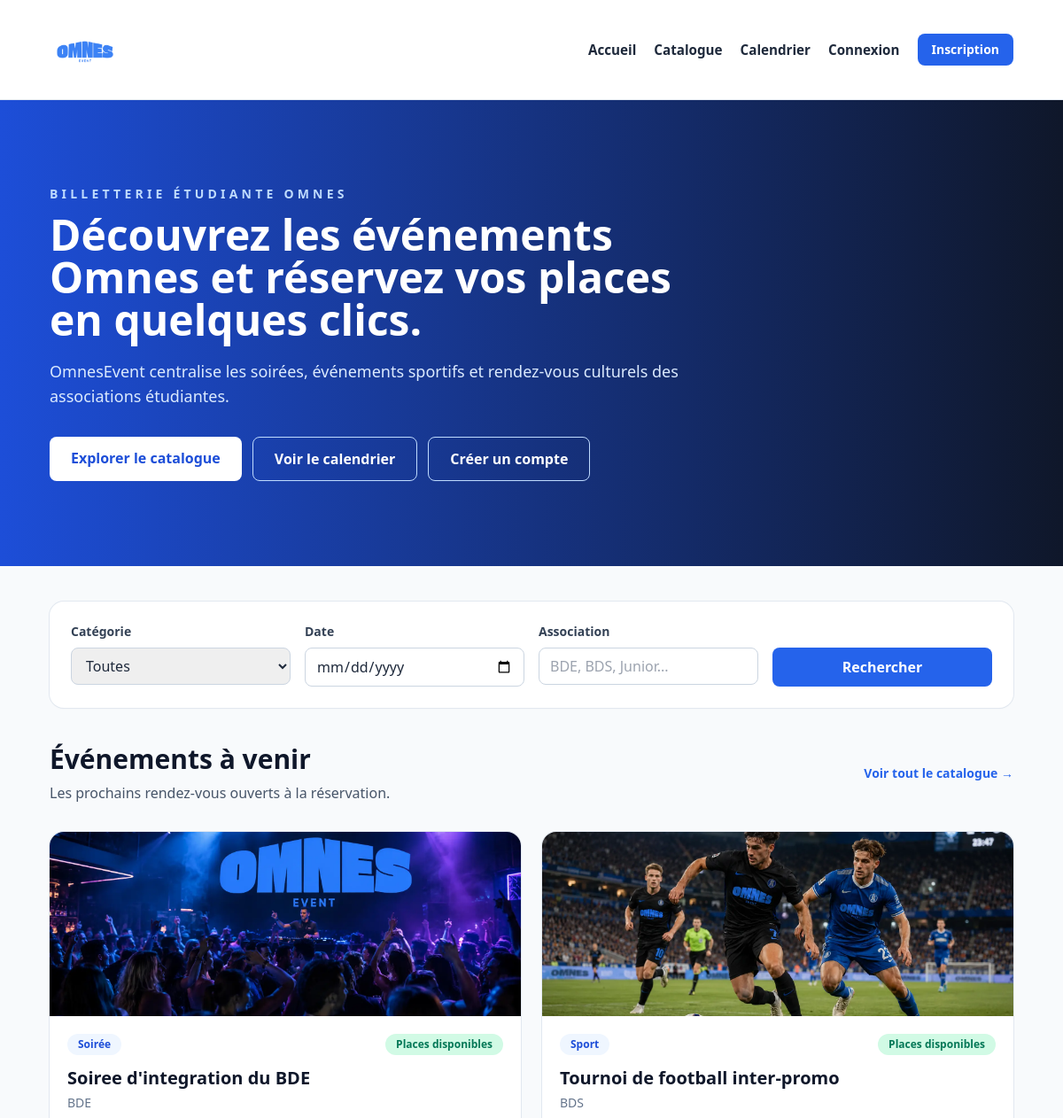
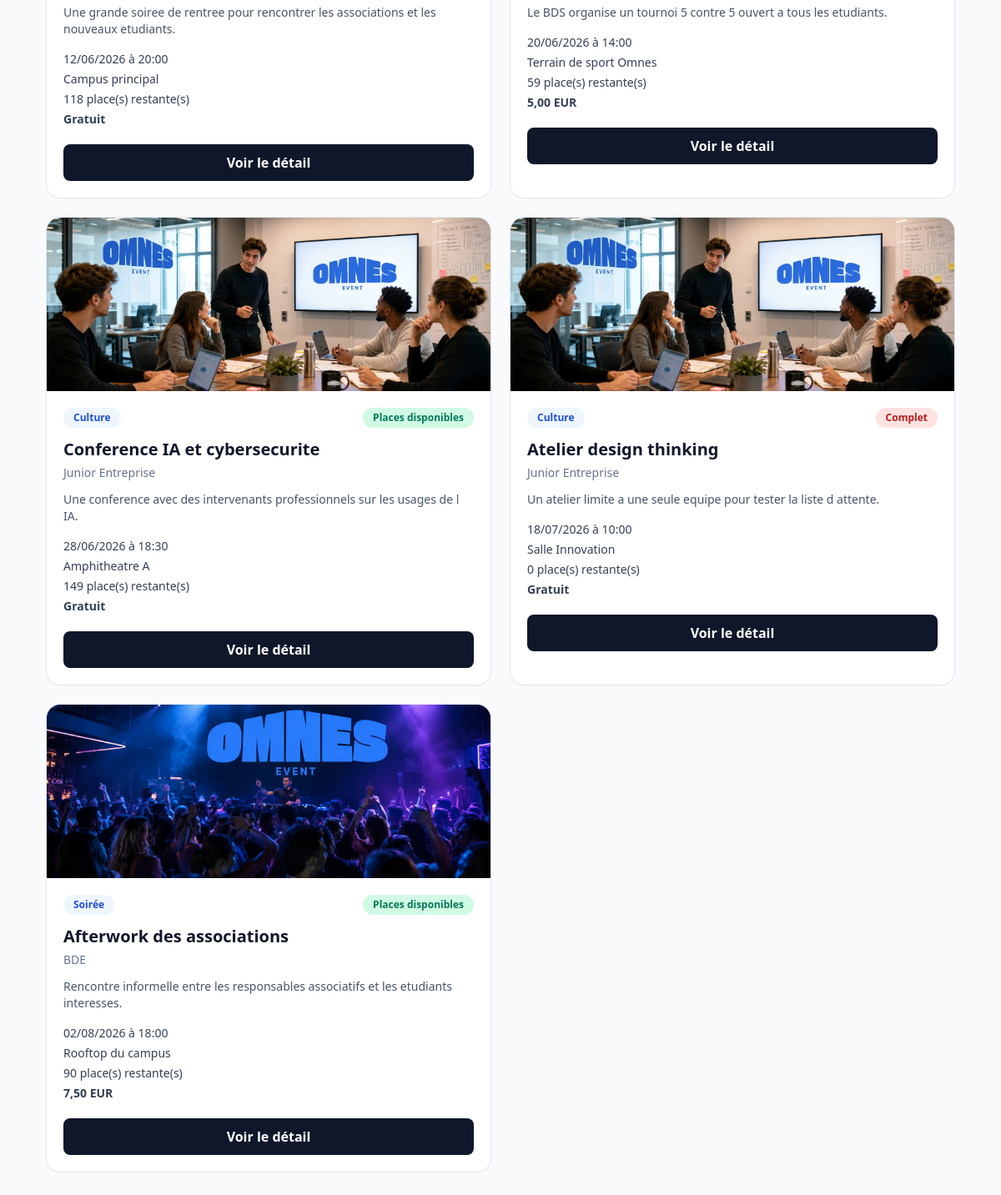
The page / on the database its author committed (2 pictures, top to bottom).
### tables this page shows
CREATE TABLE evenements (
    id INT AUTO_INCREMENT PRIMARY KEY,
    titre VARCHAR(180) NOT NULL,
    description TEXT NOT NULL,
    details_complets TEXT NULL,
    date_evenement DATETIME NOT NULL,
    lieu VARCHAR(180) NOT NULL,
    adresse_complete VARCHAR(255) NULL,
    categorie VARCHAR(50) NOT NULL,
    association VARCHAR(120) NOT NULL,
    image VARCHAR(255) NULL,
    capacite_max INT NOT NULL,
    prix DECIMAL(10,2) NOT NULL DEFAULT 0.00,
    places_reservees INT NOT NULL DEFAULT 0,
    statut ENUM('actif', 'annule') NOT NULL DEFAULT 'actif',
    organisateur_id INT NOT NULL,
    created_at TIMESTAMP NOT NULL DEFAULT CURRENT_TIMESTAMP,
    CONSTRAINT fk_evenements_organisateur
        FOREIGN KEY (organisateur_id) REFERENCES users(id)
        ON DELETE CASCADE
        ON UPDATE CASCADE
);

### includes/functions.php (called while the page is built, shortened)
<?php
function e(null|string|int|float $value): string
{
    return htmlspecialchars((string) $value, ENT_QUOTES, 'UTF-8');
}
function url(string $path = ''): string
{
    $path = trim($path);
    return BASE_URL . '/' . ltrim($path, '/');
}
function current_user(): ?array
{
    return $_SESSION['user'] ?? null;
}
function is_logged_in(): bool
{
    return current_user() !== null;
}
function format_event_date(string $datetime, string $format = 'd/m/Y à H:i'): string
{
    return (new DateTime($datetime))->format($format);
}
function normalize_category(?string $value): ?string
{
    $normalized = trim(mb_strtolower($value, 'UTF-8'));
    $normalized = strtr($normalized, [
        'é' => 'e',
        'è' => 'e',
        'ê' => 'e',
        'ë' => 'e',
        'à' => 'a',
        'â' => 'a',
        'î' => 'i',
        'ï' => 'i',
        'ô' => 'o',
        'ö' => 'o',
        'ù' => 'u',
        'û' => 'u',
        'ü' => 'u',
        'Ã©' => 'e',
        'Ã¨' => 'e',
        'Ãª' => 'e',
        'Ã«' => 'e',
        'Ã ' => 'a',
        'Ã¢' => 'a',
        'Ã®' => 'i',
        'Ã¯' => 'i',
        'Ã´' => 'o',
        'Ã¶' => 'o',
        'Ã¹' => 'u',
        'Ã»' => 'u',
        'Ã¼' => 'u',
        'ÃƒÂ©' => 'e',
        'ÃƒÂ¨' => 'e',
        'ÃƒÂª' => 'e',
    ]);
    return match ($normalized) {
        'soiree' => 'Soiree',
        'sport' => 'Sport',
        'culture' => 'Culture',
        default => null,
    };
}
function display_category(?string $category): string
{
    return match (normalize_category($category)) {
        'Soiree' => 'Soirée',
        'Sport' => 'Sport',
        'Culture' => 'Culture',
        default => (string) $category,
    };
}
function event_image(?string $image, ?string $category = null): string
{
    if ($image !== null && $image !== '') {
        return url($image);
    }
    return match (normalize_category($category)) {
        'Soiree' => url('images/Soiree.webp'),
        'Sport' => url('images/foot.webp'),
        default => url('images/reunion.webp'),
    };
}
function event_reserved_places(array $event, PDO $pdo): int
{
    if (isset($event['places_reservees'])) {
        return (int) $event['places_reservees'];
    }
    $stmt = $pdo->prepare(
        'SELECT COUNT(*)
         FROM reservations
         WHERE evenement_id = :event_id
           AND statut = "reserve"'
    );
    $stmt->execute(['event_id' => (int) $event['id']]);
    return (int) $stmt->fetchColumn();
}
function event_badge(string $status, int $reserved, int $capacity): array
{
    if ($reserved >= $capacity) {
        return ['bg-red-100 text-red-700', 'Complet'];
    }
    return ['bg-emerald-100 text-emerald-700', 'Places disponibles'];
}
function event_price(array $event): float
{
    return round((float) ($event['prix'] ?? 0), 2);
}
function format_price(float $price): string
{
    if ($price <= 0) {
        return 'Gratuit';
    }
    return number_format($price, 2, ',', ' ') . ' EUR';
}

### index.php (the view, shortened to what this page needs)
<?php
require_once __DIR__ . '/includes/bootstrap.php';
$sql = 'SELECT e.*,
               CONCAT(u.prenom, " ", u.nom) AS organisateur_nom
        FROM evenements e
        LEFT JOIN users u ON u.id = e.organisateur_id
        WHERE e.date_evenement >= NOW()
          AND e.statut = "actif"
        ORDER BY e.date_evenement ASC
        LIMIT 6';
$events = $pdo->query($sql)->fetchAll();
include __DIR__ . '/includes/header.php';
?>
<section class="bg-gradient-to-r from-blue-700 to-slate-900 text-white">
    <div class="mx-auto max-w-6xl px-4 py-16 md:px-8 md:py-24">
        <div class="max-w-3xl">
            <p class="mb-3 text-sm font-semibold uppercase tracking-[0.3em] text-blue-200">Billetterie étudiante Omnes</p>
            <h1 class="mb-5 text-4xl font-bold leading-tight md:text-5xl">
                Découvrez les événements Omnes et réservez vos places en quelques clics.
            </h1>
            <p class="text-lg text-blue-100">
                OmnesEvent centralise les soirées, événements sportifs et rendez-vous culturels des associations étudiantes.
            </p>
            <div class="mt-8 flex flex-wrap gap-3">
                <a href="<?= e(url('pages/catalogue.php')) ?>" class="rounded-lg bg-white px-6 py-3 font-semibold text-blue-700 hover:bg-blue-50">
                    Explorer le catalogue
                </a>
                <a href="<?= e(url('pages/calendrier.php')) ?>" class="rounded-lg border border-blue-200 px-6 py-3 font-semibold text-white hover:bg-white/10">
                    Voir le calendrier
                </a>
                <?php if (!is_logged_in()): ?>
                    <a href="<?= e(url('pages/register.php')) ?>" class="rounded-lg border border-blue-200 px-6 py-3 font-semibold text-white hover:bg-white/10">
                        Créer un compte
                    </a>
                <?php endif; ?>
            </div>
        </div>
    </div>
</section>
<section class="mx-auto max-w-6xl px-4 py-10 md:px-8">
    <form method="get" action="<?= e(url('pages/catalogue.php')) ?>" class="rounded-2xl bg-white p-6 shadow-sm ring-1 ring-slate-200">
        <div class="grid gap-4 md:grid-cols-4">
            <div>
                <label for="categorie" class="mb-2 block text-sm font-semibold text-slate-700">Catégorie</label>
                <select id="categorie" name="categorie" class="w-full rounded-lg border border-slate-300 px-3 py-2">
                    <option value="">Toutes</option>
                </select>
            </div>
            <div>
                <label for="date" class="mb-2 block text-sm font-semibold text-slate-700">Date</label>
                <input type="date" id="date" name="date" class="w-full rounded-lg border border-slate-300 px-3 py-2">
            </div>
            <div>
                <label for="association" class="mb-2 block text-sm font-semibold text-slate-700">Association</label>
                <input type="text" id="association" name="association" class="w-full rounded-lg border border-slate-300 px-3 py-2" placeholder="BDE, BDS, Junior...">
            </div>
            <div class="flex items-end">
                <button type="submit" class="w-full rounded-lg bg-blue-600 px-4 py-2.5 font-semibold text-white hover:bg-blue-700">
                    Rechercher
                </button>
            </div>
        </div>
    </form>
</section>
<section class="mx-auto max-w-6xl px-4 pb-16 md:px-8">
    <div class="mb-8 flex items-center justify-between gap-4">
        <div>
            <h2 class="text-3xl font-bold text-slate-900">Événements à venir</h2>
            <p class="mt-2 text-slate-600">Les prochains rendez-vous ouverts à la réservation.</p>
        </div>
        <a href="<?= e(url('pages/catalogue.php')) ?>" class="text-sm font-semibold text-blue-600 hover:text-blue-700">
            Voir tout le catalogue &rarr;
        </a>
    </div>
    <?php if ($events === []): ?>
        <div class="rounded-2xl bg-white p-10 text-center shadow-sm ring-1 ring-slate-200">
            <p class="text-slate-600">Aucun événement à venir pour le moment.</p>
        </div>
    <?php else: ?>
        <div class="grid gap-6 md:grid-cols-2 xl:grid-cols-3">
            <?php foreach ($events as $event): ?>
                <?php
                $reserved = event_reserved_places($event, $pdo);
                $capacity = (int) $event['capacite_max'];
                [$badgeClass, $badgeLabel] = event_badge($event['statut'], $reserved, $capacity);
                $remaining = max(0, $capacity - $reserved);
                ?>
                <article class="event-card overflow-hidden rounded-2xl bg-white shadow-sm ring-1 ring-slate-200">
                    <img
                        src="<?= e(event_image($event['image'], $event['categorie'])) ?>"
                        alt="<?= e($event['titre']) ?>"
                        class="h-52 w-full object-cover"
                    >
                    <div class="p-5">
                        <div class="mb-3 flex flex-wrap items-center justify-between gap-2">
                            <span class="rounded-full bg-blue-50 px-3 py-1 text-xs font-semibold text-blue-700">
                                <?= e(display_category($event['categorie'])) ?>
                            </span>
                            <span class="rounded-full px-3 py-1 text-xs font-semibold <?= e($badgeClass) ?>">
                                <?= e($badgeLabel) ?>
                            </span>
                        </div>
                        <h3 class="text-xl font-bold text-slate-900"><?= e($event['titre']) ?></h3>
                        <p class="mt-1 text-sm text-slate-500"><?= e($event['association']) ?></p>
                        <p class="mt-3 line-clamp-3 text-sm text-slate-600"><?= e($event['description']) ?></p>
                        <div class="mt-4 space-y-1 text-sm text-slate-700">
                            <p><?= e(format_event_date($event['date_evenement'])) ?></p>
                            <p><?= e($event['lieu']) ?></p>
                            <p><?= e($remaining) ?> place(s) restante(s)</p>
                            <p class="font-semibold"><?= e(format_price(event_price($event))) ?></p>
                        </div>
                        <a
                            href="<?= e(url('pages/detail-evenement.php?id=' . (int) $event['id'])) ?>"
                            class="mt-5 block rounded-lg bg-slate-900 px-4 py-2.5 text-center font-semibold text-white hover:bg-slate-700"
                        >
                            Voir le détail
                        </a>
                    </div>
                </article>
            <?php endforeach; ?>
        </div>
    <?php endif; ?>
</section>
<?php include __DIR__ . '/includes/footer.php'; ?>

### assets/styles.css (style rules this page uses)
html { scroll-behavior: smooth; }
body { font-family: "Segoe UI", Tahoma, Geneva, Verdana, sans-serif; }
.event-card { transition: transform 0.2s ease, box-shadow 0.2s ease; }
.line-clamp-3 { display: -webkit-box; -webkit-line-clamp: 3; -webkit-box-orient: vertical; overflow: hidden; }

### rows shown on the page
evenements: image+categorie (picture), categorie "Soirée", badgeLabel "Places disponibles", titre "Soiree d'integration du BDE", association "BDE", description "Une grande soiree de rentree pour rencontrer les associations et les nouveaux etudiants.", date_evenement "12/06/2026 à 20:00", lieu "Campus principal", remaining "118", prix "Gratuit"
evenements: image+categorie (picture), categorie "Sport", badgeLabel "Places disponibles", titre "Tournoi de football inter-promo", association "BDS", description "Le BDS organise un tournoi 5 contre 5 ouvert a tous les etudiants.", date_evenement "20/06/2026 à 14:00", lieu "Terrain de sport Omnes", remaining "59", prix "5,00 EUR"
evenements: image+categorie (picture), categorie "Culture", badgeLabel "Places disponibles", titre "Conference IA et cybersecurite", association "Junior Entreprise", description "Une conference avec des intervenants professionnels sur les usages de l IA.", date_evenement "28/06/2026 à 18:30", lieu "Amphitheatre A", remaining "149", prix "Gratuit"
evenements: image+categorie (picture), categorie "Culture", badgeLabel "Complet", titre "Atelier design thinking", association "Junior Entreprise", description "Un atelier limite a une seule equipe pour tester la liste d attente.", date_evenement "18/07/2026 à 10:00", lieu "Salle Innovation", remaining "0", prix "Gratuit"
evenements: image+categorie (picture), categorie "Soirée", badgeLabel "Places disponibles", titre "Afterwork des associations", association "BDE", description "Rencontre informelle entre les responsables associatifs et les etudiants interesses.", date_evenement "02/08/2026 à 18:00", lieu "Rooftop du campus", capacite_max "90", prix "7,50 EUR"
